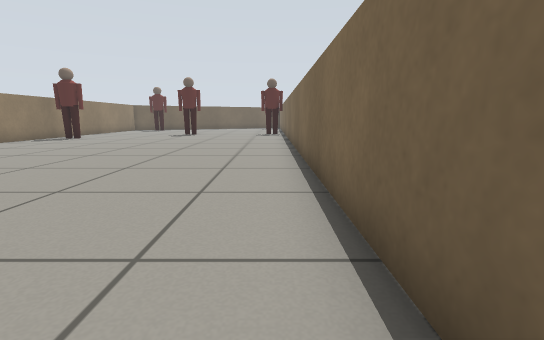
View 1 (above)

15 first-person views from a walk through a world built for the Gazebo simulator. The camera is 0.51 m above the floor, tilts 10° down and sees 85° across. The floor is counted in squares, 0.5 m on a side. Each view is taken from the middle of a square. On the plan, view 1 faces up. The plan holds only what a view shows up to about 12 squares ahead; the rest is blank. Simple shapes stand in for some stock models.

View 2
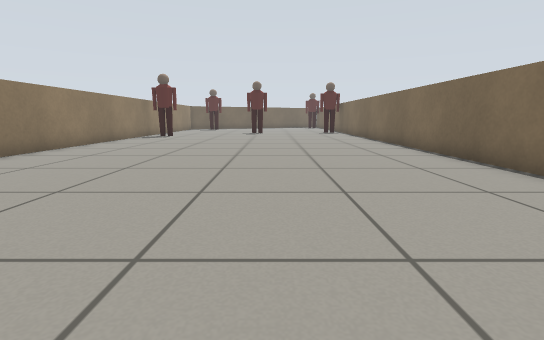

View 3
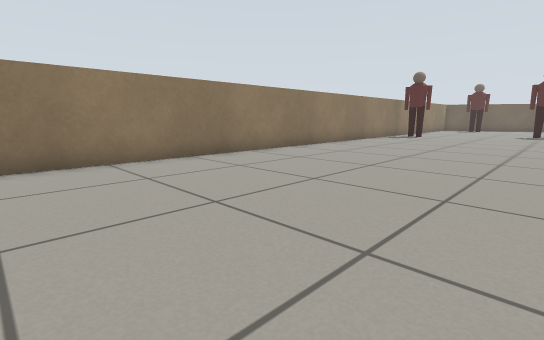

View 4
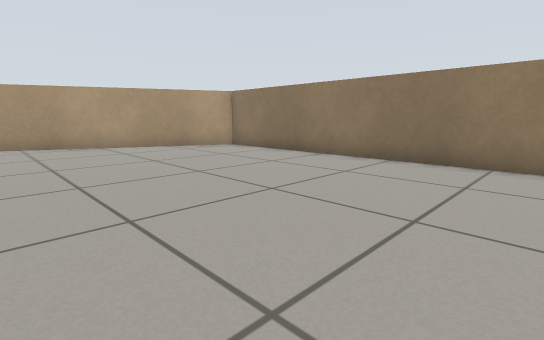

View 5
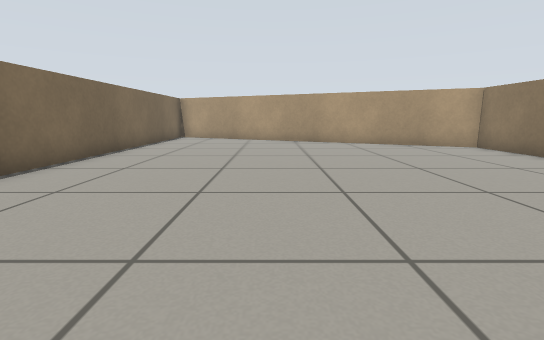

View 6
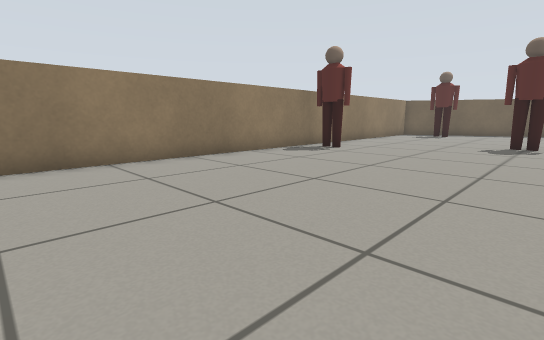

View 7
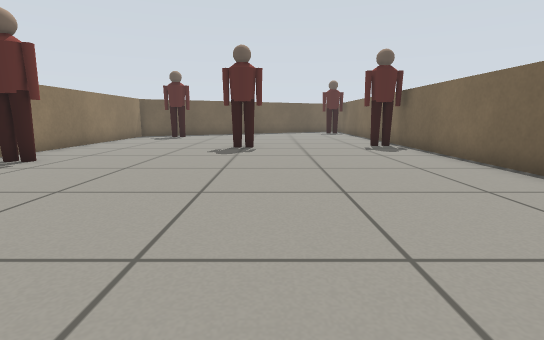

View 8
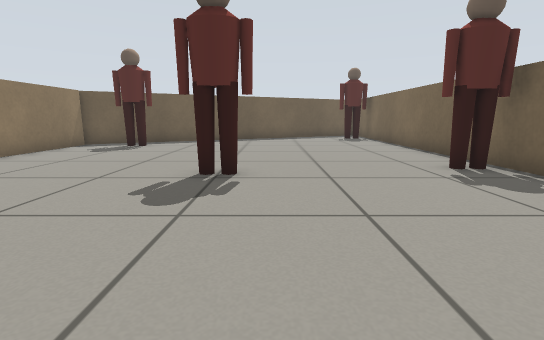

View 9
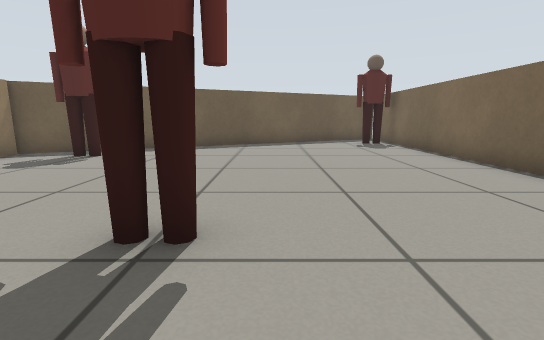

View 10
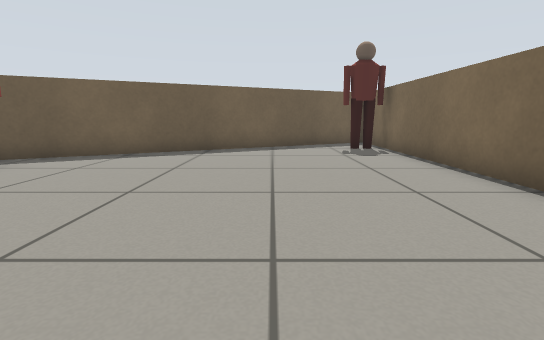

View 11
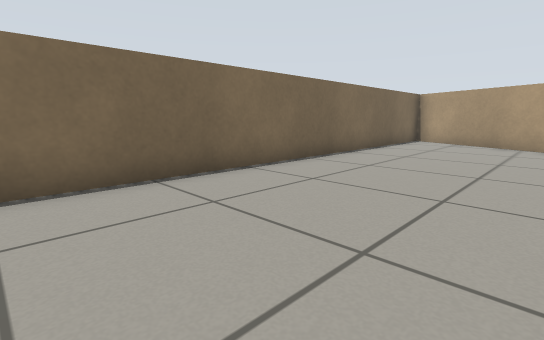

View 12
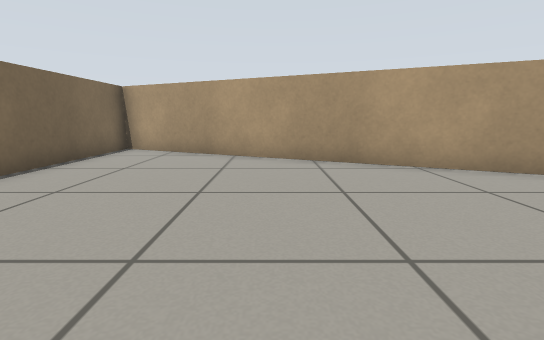

View 13
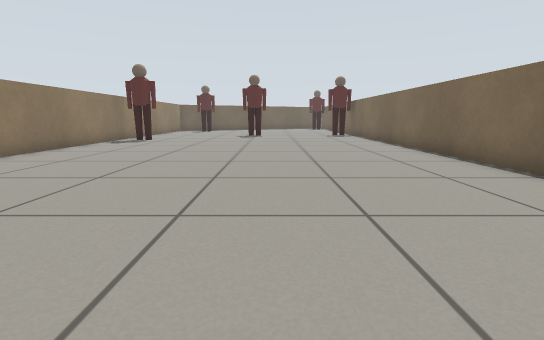

View 14
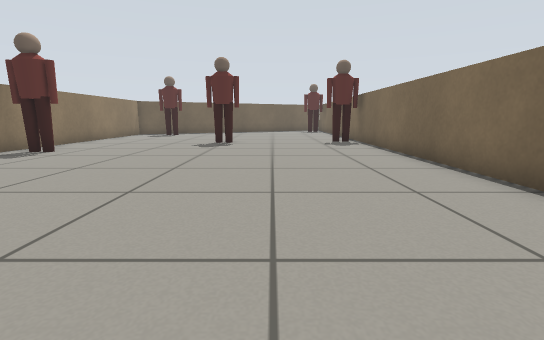

View 15
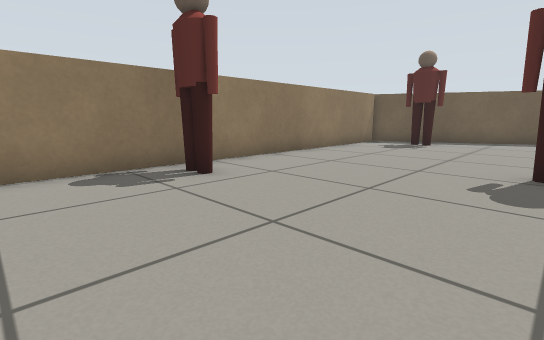

### Floor plan
Points are (right, up) in squares from view 1. A wall is a line through its corners. A room is listed if a view was taken in it or the views show most of it. See-through windows are left out.
Room 1 (views 1, 2, 3, 4, 5, 6, 7, 8, 9, 10, 11, 12, 13, 14, 15)
walls: (-11.1, 24.2) (-11.1, -8.2) (0.2, -13.5); (0.8, -13.5) (0.8, 29.2); (0.2, 30.1) (-11.3, 24.3)
objects: person (-10, 15); person (-9, 24); person (-5, 18) to (-5, 19); person (0, 19); person (0, 28)

Positions as (right, up) in squares from view 1, and headings:
1: (0, 0), facing up
2: (-4, -2), facing up
3: (-4, -2), facing up-left
4: (-4, 1), facing down-left
5: (-4, 2), facing down
6: (-4, 6), facing up-left
7: (-4, 8), facing up
8: (-4, 13), facing up
9: (-4, 16), facing up
10: (-3, 18), facing up
11: (-4, 0), facing down-right
12: (-4, -4), facing down
13: (-4, 1), facing up
14: (-3, 6), facing up
15: (-5, 12), facing up-left
